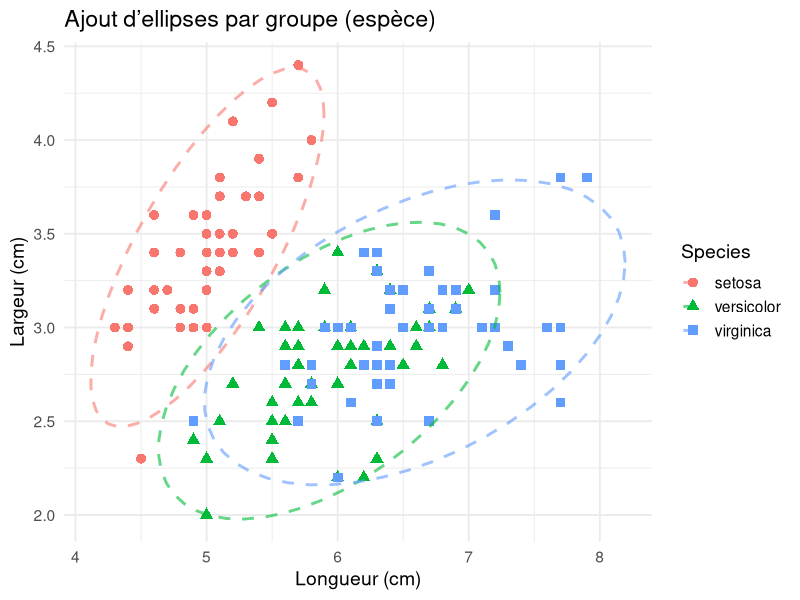

The R source for this figure:
library(ggplot2)
data(iris)

ggplot(data = iris, aes(x = Sepal.Length, y = Sepal.Width,
                        color = Species, shape = Species)) +
  geom_point(size = 3) +                                
  stat_ellipse(type = "norm", linetype = "dashed",     
               linewidth = 1, alpha = 0.6) +
  labs(title = "Ajout d’ellipses par groupe (espèce)",
       x = "Longueur (cm)", y = "Largeur (cm)") +
  theme_minimal(base_size = 14)
